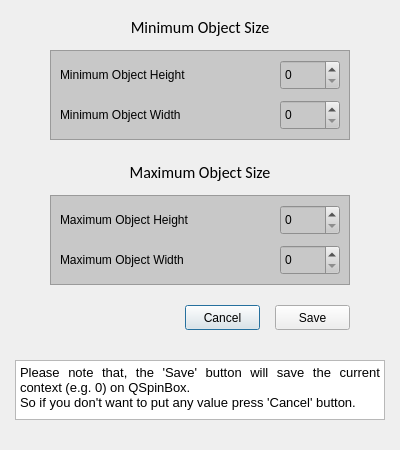
<?xml version="1.0" encoding="UTF-8"?>
<ui version="4.0">
 <class>ObjectSize</class>
 <widget class="QDialog" name="ObjectSize">
  <property name="geometry">
   <rect>
    <x>0</x>
    <y>0</y>
    <width>400</width>
    <height>450</height>
   </rect>
  </property>
  <property name="windowTitle">
   <string>Dialog</string>
  </property>
  <widget class="QLabel" name="MinObjSIze">
   <property name="enabled">
    <bool>true</bool>
   </property>
   <property name="geometry">
    <rect>
     <x>50</x>
     <y>15</y>
     <width>300</width>
     <height>25</height>
    </rect>
   </property>
   <property name="font">
    <font>
     <family>Calibri</family>
     <pointsize>12</pointsize>
     <weight>50</weight>
     <italic>false</italic>
     <bold>false</bold>
     <strikeout>false</strikeout>
    </font>
   </property>
   <property name="styleSheet">
    <string notr="true"/>
   </property>
   <property name="text">
    <string>Minimum Object Size</string>
   </property>
   <property name="alignment">
    <set>Qt::AlignCenter</set>
   </property>
  </widget>
  <widget class="QLabel" name="MaxObjSize">
   <property name="geometry">
    <rect>
     <x>50</x>
     <y>160</y>
     <width>300</width>
     <height>25</height>
    </rect>
   </property>
   <property name="font">
    <font>
     <family>Calibri</family>
     <pointsize>12</pointsize>
    </font>
   </property>
   <property name="text">
    <string>Maximum Object Size</string>
   </property>
   <property name="alignment">
    <set>Qt::AlignCenter</set>
   </property>
  </widget>
  <widget class="QFrame" name="frame">
   <property name="geometry">
    <rect>
     <x>50</x>
     <y>50</y>
     <width>300</width>
     <height>90</height>
    </rect>
   </property>
   <property name="styleSheet">
    <string notr="true">background-color: rgb(200, 200, 200);</string>
   </property>
   <property name="frameShape">
    <enum>QFrame::StyledPanel</enum>
   </property>
   <property name="frameShadow">
    <enum>QFrame::Raised</enum>
   </property>
   <widget class="QLabel" name="MinHeight">
    <property name="geometry">
     <rect>
      <x>10</x>
      <y>10</y>
      <width>180</width>
      <height>30</height>
     </rect>
    </property>
    <property name="styleSheet">
     <string notr="true">font: 10pt &quot;MS Shell Dlg 2&quot;;</string>
    </property>
    <property name="text">
     <string>Minimum Object Height</string>
    </property>
   </widget>
   <widget class="QSpinBox" name="spinBox">
    <property name="geometry">
     <rect>
      <x>230</x>
      <y>10</y>
      <width>60</width>
      <height>30</height>
     </rect>
    </property>
   </widget>
   <widget class="QLabel" name="MinWidth">
    <property name="geometry">
     <rect>
      <x>10</x>
      <y>50</y>
      <width>180</width>
      <height>30</height>
     </rect>
    </property>
    <property name="styleSheet">
     <string notr="true">font: 10pt &quot;MS Shell Dlg 2&quot;;</string>
    </property>
    <property name="text">
     <string>Minimum Object Width</string>
    </property>
   </widget>
   <widget class="QSpinBox" name="spinBox_2">
    <property name="geometry">
     <rect>
      <x>230</x>
      <y>50</y>
      <width>60</width>
      <height>30</height>
     </rect>
    </property>
   </widget>
  </widget>
  <widget class="QFrame" name="frame_2">
   <property name="geometry">
    <rect>
     <x>50</x>
     <y>195</y>
     <width>300</width>
     <height>90</height>
    </rect>
   </property>
   <property name="styleSheet">
    <string notr="true">background-color: rgb(200, 200, 200);</string>
   </property>
   <property name="frameShape">
    <enum>QFrame::StyledPanel</enum>
   </property>
   <property name="frameShadow">
    <enum>QFrame::Raised</enum>
   </property>
   <widget class="QLabel" name="MaxHeight">
    <property name="geometry">
     <rect>
      <x>10</x>
      <y>10</y>
      <width>180</width>
      <height>30</height>
     </rect>
    </property>
    <property name="styleSheet">
     <string notr="true">font: 10pt &quot;MS Shell Dlg 2&quot;;</string>
    </property>
    <property name="text">
     <string>Maximum Object Height</string>
    </property>
   </widget>
   <widget class="QSpinBox" name="spinBox_3">
    <property name="geometry">
     <rect>
      <x>230</x>
      <y>10</y>
      <width>60</width>
      <height>30</height>
     </rect>
    </property>
   </widget>
   <widget class="QLabel" name="MaxWidth">
    <property name="geometry">
     <rect>
      <x>10</x>
      <y>50</y>
      <width>180</width>
      <height>30</height>
     </rect>
    </property>
    <property name="styleSheet">
     <string notr="true">font: 10pt &quot;MS Shell Dlg 2&quot;;</string>
    </property>
    <property name="text">
     <string>Maximum Object Width</string>
    </property>
   </widget>
   <widget class="QSpinBox" name="spinBox_4">
    <property name="geometry">
     <rect>
      <x>230</x>
      <y>50</y>
      <width>60</width>
      <height>30</height>
     </rect>
    </property>
   </widget>
  </widget>
  <widget class="QPushButton" name="Cancel">
   <property name="geometry">
    <rect>
     <x>185</x>
     <y>305</y>
     <width>75</width>
     <height>25</height>
    </rect>
   </property>
   <property name="styleSheet">
    <string notr="true">font: 10pt &quot;MS Shell Dlg 2&quot;;</string>
   </property>
   <property name="text">
    <string>Cancel</string>
   </property>
  </widget>
  <widget class="QPushButton" name="Save">
   <property name="geometry">
    <rect>
     <x>275</x>
     <y>305</y>
     <width>75</width>
     <height>25</height>
    </rect>
   </property>
   <property name="styleSheet">
    <string notr="true">font: 10pt &quot;MS Shell Dlg 2&quot;;</string>
   </property>
   <property name="text">
    <string>Save</string>
   </property>
  </widget>
  <widget class="QTextEdit" name="textEdit">
   <property name="geometry">
    <rect>
     <x>15</x>
     <y>360</y>
     <width>370</width>
     <height>60</height>
    </rect>
   </property>
   <property name="layoutDirection">
    <enum>Qt::LeftToRight</enum>
   </property>
   <property name="verticalScrollBarPolicy">
    <enum>Qt::ScrollBarAsNeeded</enum>
   </property>
   <property name="sizeAdjustPolicy">
    <enum>QAbstractScrollArea::AdjustIgnored</enum>
   </property>
   <property name="html">
    <string>&lt;!DOCTYPE HTML PUBLIC &quot;-//W3C//DTD HTML 4.0//EN&quot; &quot;http://www.w3.org/TR/REC-html40/strict.dtd&quot;&gt;
&lt;html&gt;&lt;head&gt;&lt;meta name=&quot;qrichtext&quot; content=&quot;1&quot; /&gt;&lt;style type=&quot;text/css&quot;&gt;
p, li { white-space: pre-wrap; }
&lt;/style&gt;&lt;/head&gt;&lt;body style=&quot; font-family:'MS Shell Dlg 2'; font-size:8.25pt; font-weight:400; font-style:normal;&quot;&gt;
&lt;p align=&quot;justify&quot; style=&quot; margin-top:0px; margin-bottom:0px; margin-left:0px; margin-right:0px; -qt-block-indent:0; text-indent:0px;&quot;&gt;&lt;span style=&quot; font-size:10pt;&quot;&gt;Please note that, the 'Save' button will save the current context (e.g. 0) on QSpinBox.&lt;/span&gt;&lt;/p&gt;
&lt;p align=&quot;justify&quot; style=&quot; margin-top:0px; margin-bottom:0px; margin-left:0px; margin-right:0px; -qt-block-indent:0; text-indent:0px;&quot;&gt;&lt;span style=&quot; font-size:10pt;&quot;&gt;So if you don't want to put any value press 'Cancel' button.&lt;/span&gt;&lt;/p&gt;&lt;/body&gt;&lt;/html&gt;</string>
   </property>
  </widget>
 </widget>
 <resources/>
 <connections/>
</ui>
